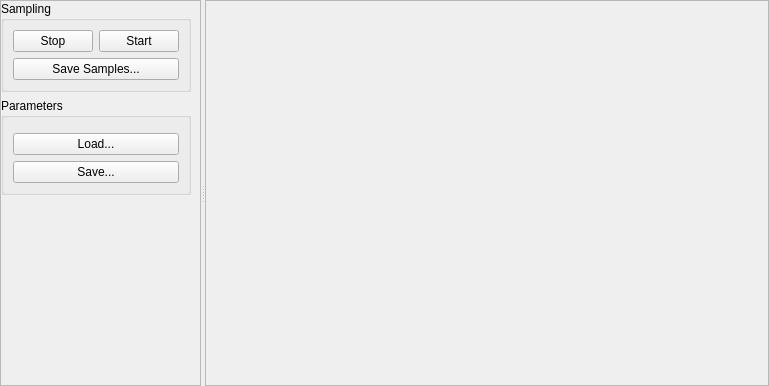
<ui version="4.0" >
 <class>CSampleAcquisitionGuiComp</class>
 <widget class="QWidget" name="CSampleAcquisitionGuiComp" >
  <property name="geometry" >
   <rect>
    <x>0</x>
    <y>0</y>
    <width>769</width>
    <height>386</height>
   </rect>
  </property>
  <layout class="QVBoxLayout" >
   <property name="spacing" >
    <number>6</number>
   </property>
   <property name="margin" >
    <number>0</number>
   </property>
   <item>
    <widget class="QSplitter" name="splitter" >
     <property name="orientation" >
      <enum>Qt::Horizontal</enum>
     </property>
     <widget class="QFrame" name="frame" >
      <property name="sizePolicy" >
       <sizepolicy vsizetype="Preferred" hsizetype="Preferred" >
        <horstretch>1</horstretch>
        <verstretch>0</verstretch>
       </sizepolicy>
      </property>
      <property name="frameShape" >
       <enum>QFrame::StyledPanel</enum>
      </property>
      <property name="frameShadow" >
       <enum>QFrame::Raised</enum>
      </property>
      <layout class="QVBoxLayout" >
       <property name="leftMargin" >
        <number>0</number>
       </property>
       <property name="topMargin" >
        <number>0</number>
       </property>
       <property name="bottomMargin" >
        <number>0</number>
       </property>
       <item>
        <widget class="QGroupBox" name="groupBox" >
         <property name="sizePolicy" >
          <sizepolicy vsizetype="Maximum" hsizetype="Preferred" >
           <horstretch>0</horstretch>
           <verstretch>0</verstretch>
          </sizepolicy>
         </property>
         <property name="title" >
          <string>Sampling</string>
         </property>
         <layout class="QGridLayout" >
          <item row="0" column="0" >
           <widget class="QPushButton" name="StopButton" >
            <property name="sizePolicy" >
             <sizepolicy vsizetype="Fixed" hsizetype="Preferred" >
              <horstretch>0</horstretch>
              <verstretch>0</verstretch>
             </sizepolicy>
            </property>
            <property name="text" >
             <string>Stop</string>
            </property>
            <property name="checkable" >
             <bool>true</bool>
            </property>
            <property name="autoExclusive" >
             <bool>true</bool>
            </property>
           </widget>
          </item>
          <item row="0" column="1" >
           <widget class="QPushButton" name="StartButton" >
            <property name="sizePolicy" >
             <sizepolicy vsizetype="Fixed" hsizetype="Preferred" >
              <horstretch>0</horstretch>
              <verstretch>0</verstretch>
             </sizepolicy>
            </property>
            <property name="text" >
             <string>Start</string>
            </property>
            <property name="checkable" >
             <bool>true</bool>
            </property>
            <property name="autoExclusive" >
             <bool>true</bool>
            </property>
           </widget>
          </item>
          <item row="1" column="0" colspan="2" >
           <widget class="QPushButton" name="SaveSampleButton" >
            <property name="text" >
             <string>Save Samples...</string>
            </property>
           </widget>
          </item>
         </layout>
        </widget>
       </item>
       <item>
        <widget class="QGroupBox" name="ParamsGB" >
         <property name="title" >
          <string>Parameters</string>
         </property>
         <layout class="QVBoxLayout" >
          <property name="spacing" >
           <number>6</number>
          </property>
          <property name="margin" >
           <number>9</number>
          </property>
          <item>
           <widget class="QFrame" name="ParamsFrame" >
            <property name="frameShape" >
             <enum>QFrame::NoFrame</enum>
            </property>
            <property name="frameShadow" >
             <enum>QFrame::Raised</enum>
            </property>
            <layout class="QVBoxLayout" >
             <property name="spacing" >
              <number>6</number>
             </property>
             <property name="margin" >
              <number>0</number>
             </property>
            </layout>
           </widget>
          </item>
          <item>
           <widget class="QPushButton" name="LoadParamsButton" >
            <property name="sizePolicy" >
             <sizepolicy vsizetype="Fixed" hsizetype="Preferred" >
              <horstretch>0</horstretch>
              <verstretch>0</verstretch>
             </sizepolicy>
            </property>
            <property name="text" >
             <string>Load...</string>
            </property>
           </widget>
          </item>
          <item>
           <widget class="QPushButton" name="SaveParamsButton" >
            <property name="sizePolicy" >
             <sizepolicy vsizetype="Fixed" hsizetype="Preferred" >
              <horstretch>0</horstretch>
              <verstretch>0</verstretch>
             </sizepolicy>
            </property>
            <property name="text" >
             <string>Save...</string>
            </property>
           </widget>
          </item>
         </layout>
        </widget>
       </item>
       <item>
        <spacer>
         <property name="orientation" >
          <enum>Qt::Vertical</enum>
         </property>
         <property name="sizeHint" stdset="0" >
          <size>
           <width>20</width>
           <height>16</height>
          </size>
         </property>
        </spacer>
       </item>
      </layout>
     </widget>
     <widget class="QFrame" name="SampleViewFrame" >
      <property name="sizePolicy" >
       <sizepolicy vsizetype="Preferred" hsizetype="MinimumExpanding" >
        <horstretch>100</horstretch>
        <verstretch>0</verstretch>
       </sizepolicy>
      </property>
      <property name="frameShape" >
       <enum>QFrame::StyledPanel</enum>
      </property>
      <property name="frameShadow" >
       <enum>QFrame::Raised</enum>
      </property>
      <layout class="QVBoxLayout" >
       <property name="spacing" >
        <number>6</number>
       </property>
       <property name="topMargin" >
        <number>0</number>
       </property>
       <property name="rightMargin" >
        <number>0</number>
       </property>
       <property name="bottomMargin" >
        <number>0</number>
       </property>
      </layout>
     </widget>
    </widget>
   </item>
  </layout>
 </widget>
 <tabstops>
  <tabstop>StopButton</tabstop>
  <tabstop>StartButton</tabstop>
  <tabstop>SaveSampleButton</tabstop>
  <tabstop>LoadParamsButton</tabstop>
  <tabstop>SaveParamsButton</tabstop>
 </tabstops>
 <resources/>
 <connections/>
</ui>
